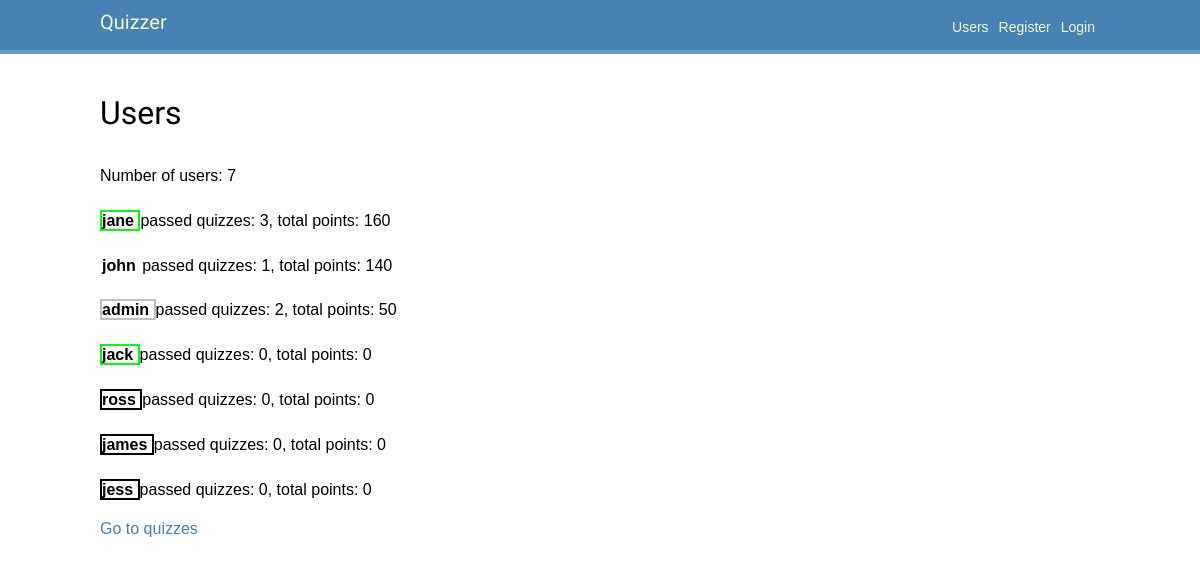
Before: /users/ with the older database file.
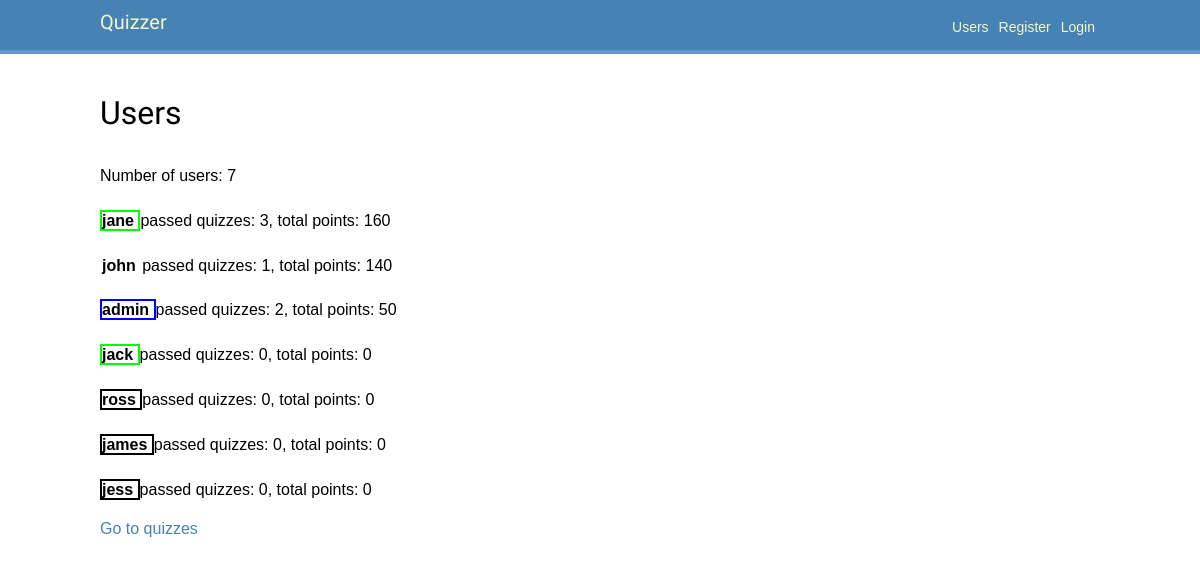
After: the same page with the newer database file.
### users/views.py (the view, shortened to what this page needs)
# urls.py: path('', UserListView.as_view(), name='user_list'),  # 'users/' or 'list/' ??
class UserListView(ListView):
    model = USER
    template_name = 'users/user_list.html'
    def get_ordering(self) -> Sequence[str]:
        ordering = super().get_ordering()
        print('UserListView.get_ordering():', ordering, '\n')
        return ordering
    def get_queryset(self) -> QuerySet[Any]:
        queryset = super().get_queryset()
        print('UserListView.get_queryset():', queryset, '\n')
        queryset = sorted(queryset, key=lambda user: user.total_points, #passed_quizzes_count,
                          reverse=True)
        return queryset
    def get_context_data(self, **kwargs: Any) -> dict[str, Any]:
        return super().get_context_data(**kwargs)

### users/models.py (called while the page is built)
    def passed_quizzes(self) -> set[Quiz]:
        return {answer.question.quiz for answer in self.answers.all()}

    @property
    def total_points(self) -> int:  # total_score? rating?
        return self.answers.filter(
            correctanswer__answer_id=models.F('id')  # the answer is correct
        ).aggregate(
            models.Sum('question__points')
        )['question__points__sum'] or 0  # get('question__points__sum', 0)

### users/templates/users/user_list.html (shortened to what this page needs)
{% extends "base.html" %}
{% block content %}
    <h1>Users</h1>
    <p>
        Number of users: {{ object_list|length }}
    </p>
    {% if object_list %}
        {% for user in object_list %}
            <p>
                <strong style="
                    border-style: solid;
                    border-width: 2px;
                    border-color: {{ user.color.value }};"
                >
                    {{ user.username }}
                </strong>
                passed quizzes: {{ user.passed_quizzes|length }},
                total points: {{ user.total_points }}
            </p>
        {% endfor %}
    {% else %}
        There are no users yet.
    {% endif %}
    <a href="{% url 'quizzes:quiz_list' %}">Go to quizzes</a>
{% endblock %}

Changed rows visible on the page:
changed User "admin": color_id 7 → 1 (drawn)
